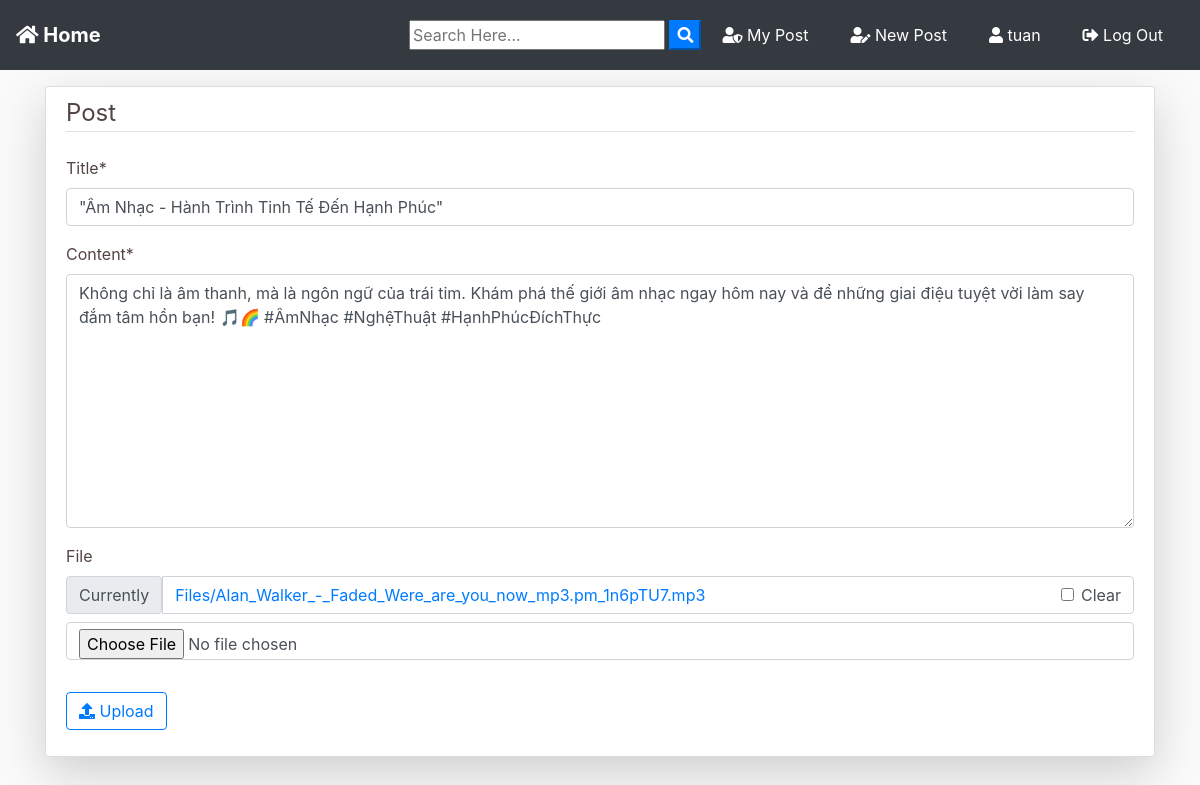
Screenshot of /post/6/update/ (signed in) with the database file from the repository.
### blog/models.py (models this page shows, shortened)
class Post(models.Model):
	title = models.CharField(max_length=100)
	file = models.FileField(null=True,blank=True,upload_to='Files')
	content = models.TextField()
	date_posted = models.DateTimeField(default=timezone.now)
	author = models.ForeignKey(User, on_delete=models.CASCADE)

### blog/views.py (the view, shortened to what this page needs)
# urls.py: path('post/<int:pk>/update/', PostUpdateView.as_view(), name='post-update'),
class PostUpdateView(LoginRequiredMixin, UserPassesTestMixin, UpdateView):
    model = Post
    template_name = 'blog/post_form.html'
    fields = ['title', 'content', 'file']
    def test_func(self):
        post = self.get_object()
        if self.request.user == post.author:
            return True
        return False

### blog/templates/blog/post_form.html (shortened to what this page needs)
{% extends "blog/base.html" %}
{% load crispy_forms_tags %}
{% block content %}
    <div class="content-section pt-2 mt-3 shadow-lg"  >
        <form action="" method="POST" enctype="multipart/form-data">
            <fieldset class="form-group">
                    <legend class="border-bottom mb-4">
                        Post
                    </legend>
                    {{ form|crispy }}
            </fieldset>
            <div class="form-group">
                  <button class="btn btn-outline-primary" type="submit"><i class="fas fa-upload"></i> Upload</button>
            </div>
        </form>
    </div>
{% endblock content %}

### blog/templates/blog/base.html (shortened to what this page needs)
{% load static %}
<!doctype html>
<html lang="en">
  <head>
    <link rel="stylesheet" href="https://stackpath.bootstrapcdn.com/bootstrap/4.3.1/css/bootstrap.min.css">
    <link rel="stylesheet" href="https://use.fontawesome.com/releases/v5.8.1/css/all.css" >
    <link rel="stylesheet" href="{% static 'blog/main.css' %}">
</head>
  <body>
        <nav class="navbar navbar-expand-lg navbar-dark bg-dark">
                <a class="navbar-brand font-weight-bold" href="{% url 'blog-home' %}"><i class="fas fa-home"></i> Home</a>
                <div class="collapse navbar-collapse" id="navbarSupportedContent">
                  <form id="searchform" action="{% url 'search' %}" method="get">
                    <input type="text" name="q" type="text" value="{{ request.GET.q }}" placeholder="Search Here..." />
                    <button type="button" onclick="searchform.submit()" class=" text-white my-color btn-primary"><i class="fa fa-search"></i></button>
                  </form>
                    {% if user.is_authenticated %}
                    <a href="{% url 'user-posts' user %}" class="btn text-white m-2"><i class="fas fa-user-shield"></i> My Post</a>
                    <a href="{% url 'post-create' %} " class="btn text-white m-2"><i class="fas fa-user-edit"></i> New Post</a>
                    <a href="{% url 'profile' %} " class="btn text-white m-2"><i class="fas fa-user"></i> {{ user.username }}</a>
                    <a href="{% url 'logout' %} " class="btn text-white m-2"><i class="fas fa-sign-out-alt"></i> Log Out</a>
                    {% else %}
                    <a href="{% url 'login' %} " class="btn text-white m-2"><i class="fas fa-user-tie"></i> Log In</a>
                    <a href="{% url 'register' %} " class="btn text-white m-2"> <i class="fas fa-sign-in-alt"></i> Sign Up</a>
                    {% endif %}
                </div>
              </nav>
      <div class="container my-bg">
    {% block content %}
    {% endblock  %}
</div>
  </body>
</html>

### blog/static/blog/main.css (style rules this page uses)
body { background: #fafafa; color: #544343; margin-top: 0; }
.content-section { background: #ffffff; padding: 10px 20px; border: 1px solid #dddddd; border-radius: 3px; margin-bottom: 20px; }

### rows the page displays
Post: title "\"Âm Nhạc - Hành Trình Tinh Tế Đến Hạnh Phúc\"", content "Không chỉ là âm thanh, mà là ngôn ngữ của trái tim. Khám phá thế giới âm nhạc ngay hôm nay và để những giai điệu tuyệt vời làm say đắm tâm hồn bạn! 🎵🌈 #ÂmNhạc #NghệThuật #HạnhPhúcĐíchThực"

### other values shown
{{ user.username }} "tuan"
